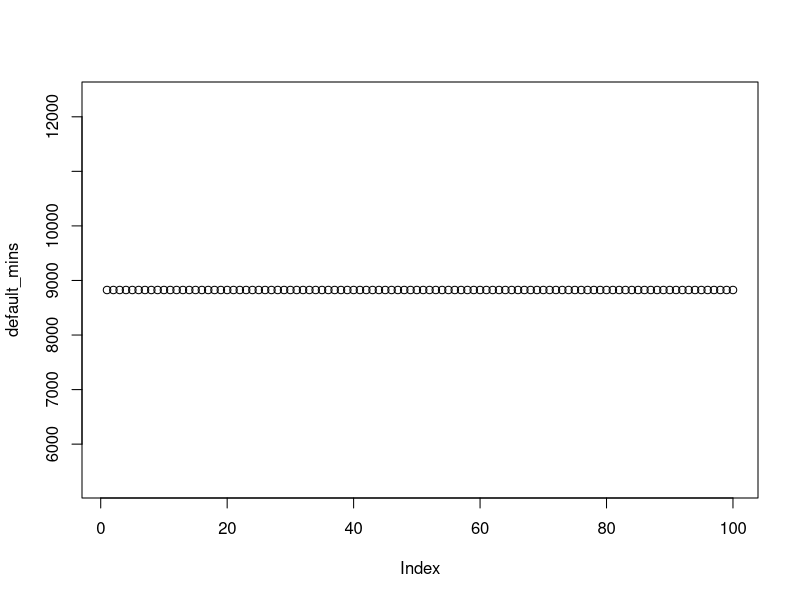
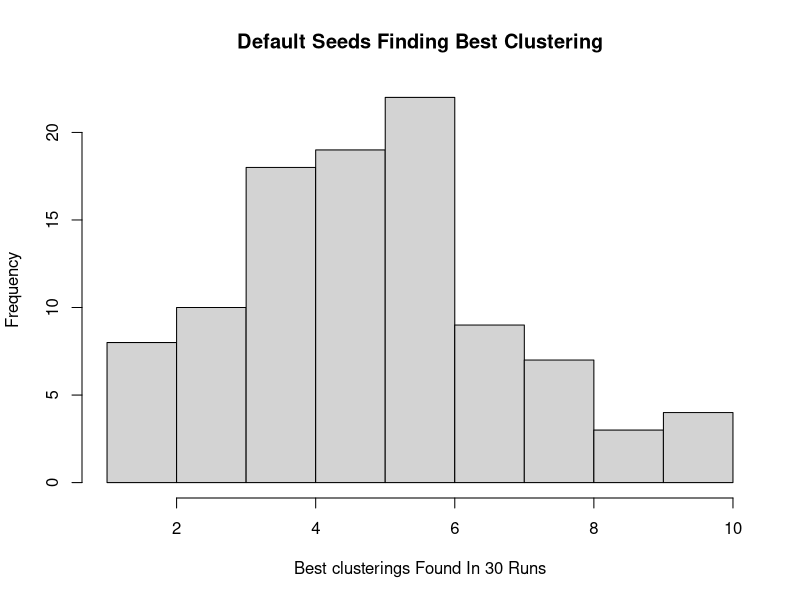
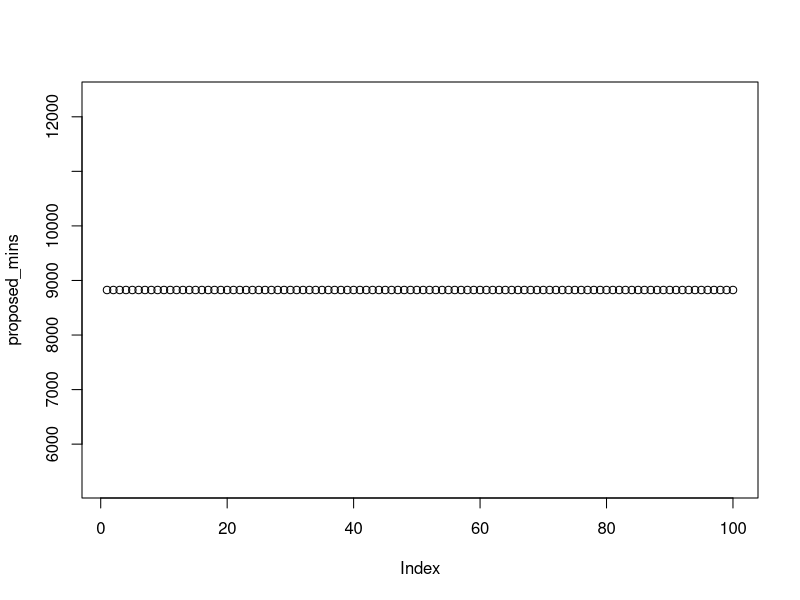
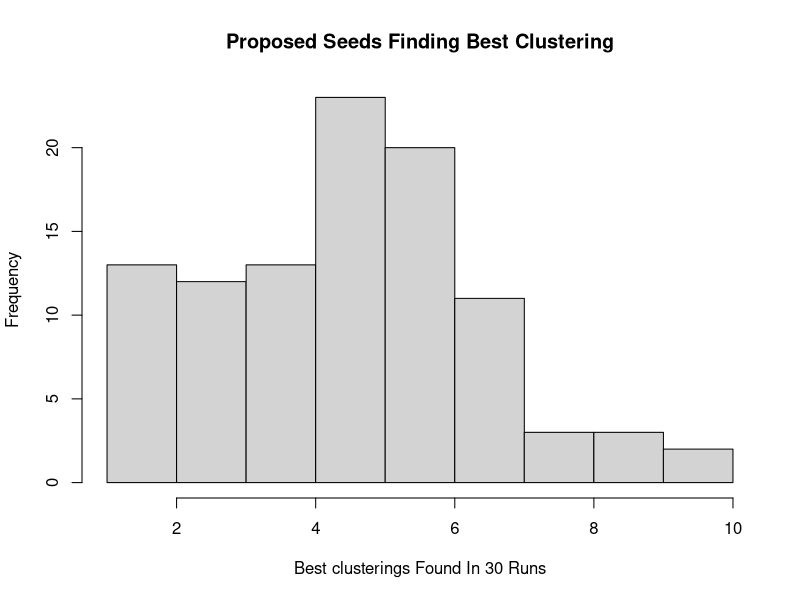

Source code (R) for these figures, in order:
set.seed(88)

# Problem 2. Clustering experiments

library(magrittr)
library(dplyr)

clust_data_m <- read.csv("clean_clustering_data.txt",
                          header = FALSE,
                          sep=" ") %>%
  as.matrix()

## Part a.

sum_of_sums <- c()

for(i in 1:30){
  clusters <- kmeans(clust_data_m, centers = 2)
  print(paste("cluster size:", clusters$size, sep = " "))
  sum_of_sums <- c(sum_of_sums,clusters$tot.withinss)
}

print(paste("best clustering was ",
            which(sum_of_sums == min(sum_of_sums)),
            "with a sum of sums = ",
            min(sum_of_sums)))

## Part b.

sum_of_sums <- c()

row_sums <- rowSums(clust_data_m)

for(i in 1:30){
  min_center <- clust_data_m[which(row_sums < quantile(row_sums)[3]) %>% sample(1),]
  max_center <- clust_data_m[which(row_sums > quantile(row_sums)[3]) %>% sample(1),]
  
  new_centers <- matrix(c(min_center,max_center), nrow = 55,ncol = 2) %>%
    t()
  clusters <- kmeans(clust_data_m,
                     centers = new_centers)
  print(paste("cluster size:", clusters$size, sep = " "))
  sum_of_sums <- c(sum_of_sums,clusters$tot.withinss)
}

print(paste("best clustering was ",
            which(sum_of_sums == min(sum_of_sums)),
            "with a sum of sums = ",
            min(sum_of_sums)))

default_mins <- c()
num_default_mins <- c()

for(j in 1:100){
  sum_of_sums <- c()
  
  for(i in 1:30){
    clusters <- kmeans(clust_data_m, centers = 2)
    print(paste("cluster size:", clusters$size, sep = " "))
    sum_of_sums <- c(sum_of_sums,clusters$tot.withinss)
  }
  
  default_mins <- c(default_mins,min(sum_of_sums))
  num_default_mins <- c(num_default_mins,length(which(sum_of_sums == min(sum_of_sums))))
  
  print(paste("best clustering was ",
              which(sum_of_sums == min(sum_of_sums)),
              "with a sum of sums = ",
              min(sum_of_sums)))
}

plot(default_mins)
hist(num_default_mins,
     xlab = "Best clusterings Found In 30 Runs",
     main = "Default Seeds Finding Best Clustering")

proposed_mins <- c()
num_proposed_mins <- c()

for(j in 1:100){
  sum_of_sums <- c()
  
  row_sums <- rowSums(clust_data_m)
  
  for(i in 1:30){
    min_center <- clust_data_m[which(row_sums < quantile(row_sums)[3]) %>% sample(1),]
    max_center <- clust_data_m[which(row_sums > quantile(row_sums)[3]) %>% sample(1),]
    
    new_centers <- matrix(c(min_center,max_center), nrow = 55,ncol = 2) %>%
      t()
    clusters <- kmeans(clust_data_m,
                       centers = new_centers)
    print(paste("cluster size:", clusters$size, sep = " "))
    sum_of_sums <- c(sum_of_sums,clusters$tot.withinss)
  }
  
  proposed_mins <- c(proposed_mins,min(sum_of_sums))
  num_proposed_mins <- c(num_proposed_mins,length(which(sum_of_sums == min(sum_of_sums))))
  
  print(paste("best clustering was ",
              which(sum_of_sums == min(sum_of_sums)),
              "with a sum of sums = ",
              min(sum_of_sums)))
}

plot(proposed_mins)
hist(num_proposed_mins,
     xlab = "Best clusterings Found In 30 Runs",
     main = "Proposed Seeds Finding Best Clustering")
